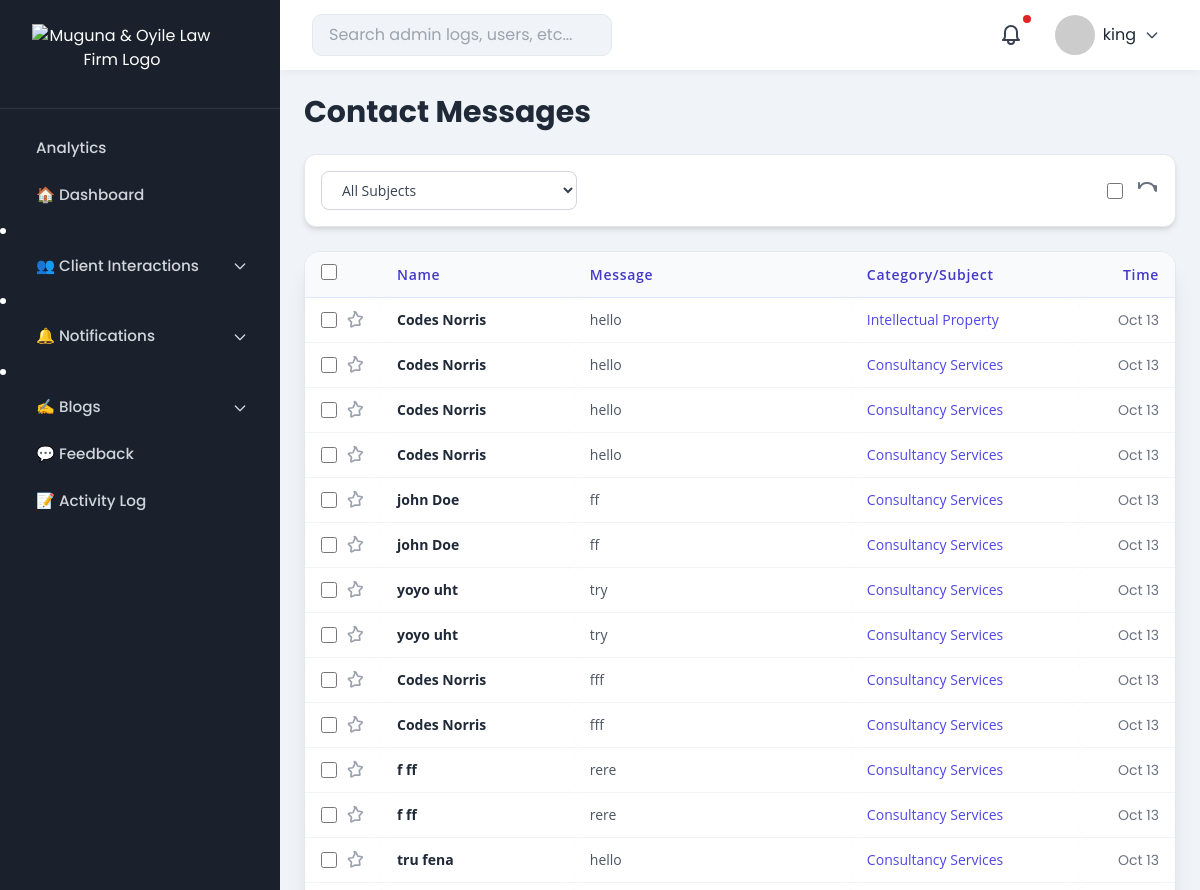
Before: /admin-dashboard/contacts/ (signed in, upper part) with the older database file.
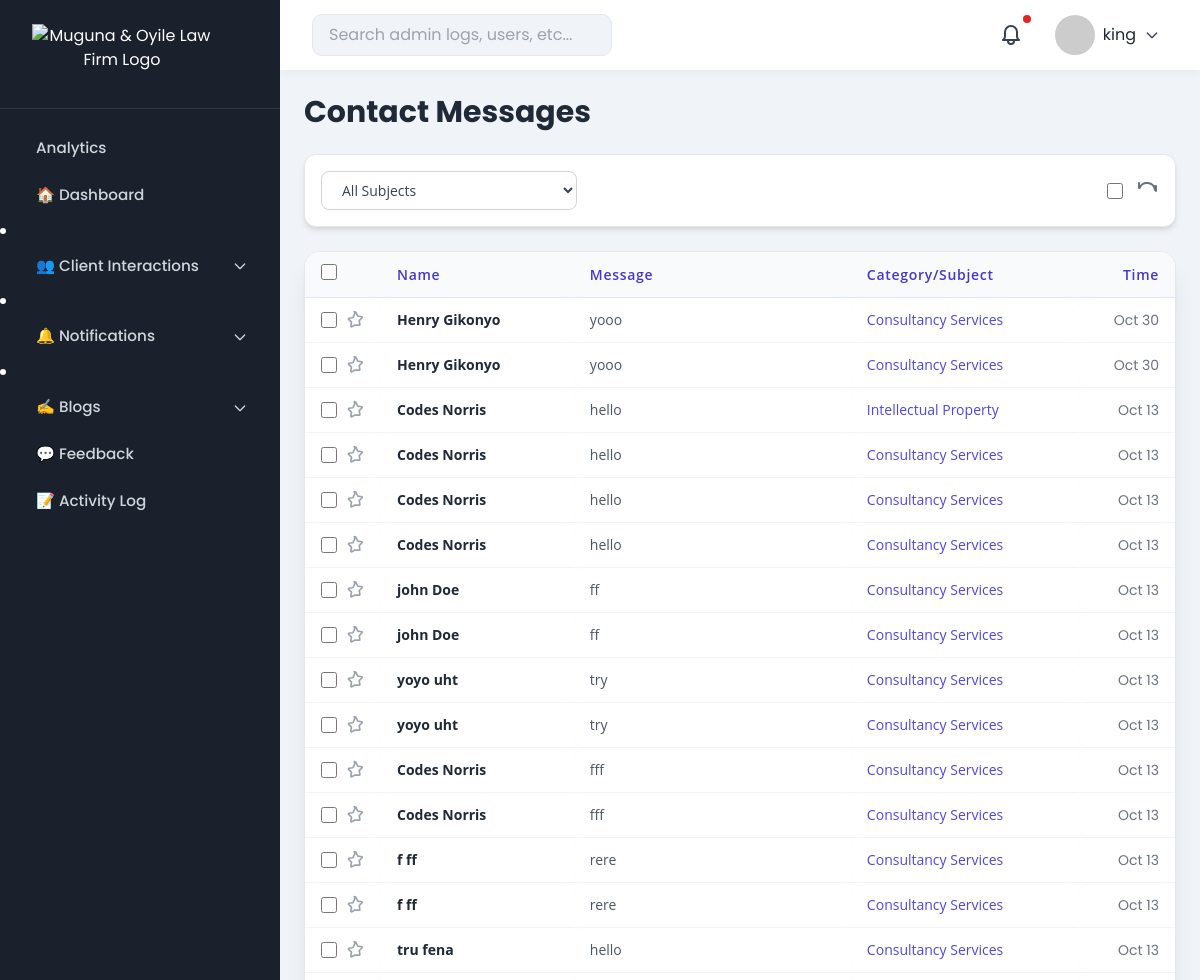
After: the same page with the newer database file.
### advocates/models.py (models this page shows, shortened)
class ContactMessage(models.Model):
    first_name = models.CharField(max_length=50)
    last_name = models.CharField(max_length=50)
    email = models.EmailField()
    phone_number = models.CharField(max_length=20)
    subject = models.CharField(max_length=50, choices=LEGAL_SERVICES)
    message = models.TextField()
    created_at = models.DateTimeField(auto_now_add=True)
    is_read = models.BooleanField(default=False)
    is_red_flag = models.BooleanField(default=False)
    reminder_sent = models.BooleanField(default=False)
    class Meta:
        ordering = ["-created_at"]

### advocates/admin_views.py (the view)
# urls.py: path('admin-dashboard/contacts/', admin_views.contacts_list, name='admin_dashboard_contacts'),
@login_required
@user_passes_test(admin_required)
def contacts_list(request):
    contacts = ContactMessage.objects.all().order_by('-created_at')
    calls = ScheduledCall.objects.all().order_by('-created_at')
    return render(request, "admin_dashboard/contacts_list.html", {
        "contacts": contacts,
        "calls": calls,
    })

### advocates/admin_views.py (called while the page is built)
def admin_required(user):
    return user.is_staff or user.is_superuser

### advocates/context_processors.py (called while the page is built)
def admin_context(request):
    if request.user.is_authenticated:
        red_flags = ContactMessage.objects.filter(is_red_flag=True).count()
        unread_messages = ContactMessage.objects.filter(is_read=False).count()
        unread_calls = ScheduledCall.objects.filter(is_read=False).count()
        total_notifications = unread_messages + unread_calls
        return {
            "admin_name": request.user.get_full_name() or request.user.username,
            "red_flag_count": red_flags,
            "total_notifications": total_notifications,
        }
    return {}

### advocates/templates/admin_dashboard/contacts_list.html (shortened to what this page needs)
{% extends "admin_dashboard/base_admin.html" %}
{% load static %}
{% block dashboard_content %}
<div class="p-4 sm:p-6">
    <h1 class="text-2xl sm:text-3xl font-bold mb-6 text-gray-800 font-header">Contact Messages</h1>
    <div class="mb-6 flex flex-col sm:flex-row sm:items-center sm:justify-between bg-white p-4 rounded-xl shadow-md border border-gray-200">
        <div class="relative w-full sm:w-64 mb-4 sm:mb-0">
            <select id="subjectFilter" class="w-full border border-gray-300 rounded-lg px-4 py-2 text-sm text-gray-700 focus:ring-indigo-500 focus:border-indigo-500 bg-white font-content">
                <option value="">All Subjects</option>
            </select>
        </div>
        <div class="flex items-center space-x-3">
            <input type="checkbox" id="selectAll" class="h-4 w-4 text-indigo-600 border-gray-300 rounded focus:ring-indigo-500">
            <button class="text-gray-500 hover:text-indigo-600 transition-colors" title="Refresh" onclick="window.location.reload()">
                <svg class="w-6 h-6" fill="none" stroke="currentColor" viewBox="0 0 24 24" xmlns="http://www.w3.org/2000/svg">
                    <path stroke-linecap="round" stroke-linejoin="round" stroke-width="2" d="M4 4v5h.582m15.356 2A8.001 8.001 0 004.582 9m15.356-2H21v5"></path>
                </svg>
            </button>
        </div>
    </div>
    <div class="overflow-x-auto border border-gray-200 rounded-2xl shadow-2xl bg-white">
        <table class="min-w-[800px] w-full table-auto border-collapse">
            <thead class="bg-indigo-50 top-0 z-10 border-b border-indigo-100">
                <tr>
                    <th class="px-4 py-3 text-left font-semibold text-indigo-700 tracking-wider text-sm font-content w-12 sm:w-16">
                        <input type="checkbox" id="selectAll" class="h-4 w-4 text-indigo-600 border-gray-300 rounded focus:ring-indigo-500">
                    </th>
                    <th class="px-4 py-3 text-left font-semibold text-indigo-700 tracking-wider text-sm font-content">Name</th>
                    <th class="px-4 py-3 text-left font-semibold text-indigo-700 tracking-wider text-sm font-content">Message</th>
                    <th class="px-4 py-3 text-left font-semibold text-indigo-700 tracking-wider text-sm font-content">Category/Subject</th>
                    <th class="px-4 py-3 text-right font-semibold text-indigo-700 tracking-wider text-sm font-content w-20 sm:w-24">Time</th>
                </tr>
            </thead>
            <tbody class="divide-y divide-gray-100">
                {% for contact in contacts %}
                <tr class="message-row hover:bg-indigo-50/30 transition-colors duration-150 {% if not contact.is_read %}bg-blue-50{% endif %}"
                    data-message-id="{{ contact.id }}"
                    data-email="{{ contact.email }}"
                    data-phone="{{ contact.phone_number }}"
                    data-subject="{{ contact.get_subject_display }}"
                    data-message="{{ contact.message|escapejs }}">
                    <td class="px-4 py-3 text-center">
                        <div class="flex items-center space-x-2">
                            <input type="checkbox" class="h-4 w-4 text-indigo-600 border-gray-300 rounded focus:ring-indigo-500 message-checkbox">
                            <svg class="w-5 h-5 {% if contact.is_starred %}text-yellow-500{% else %}text-gray-400 hover:text-yellow-500{% endif %} transition-colors star-icon" fill="{% if contact.is_starred %}currentColor{% else %}none{% endif %}" stroke="currentColor" viewBox="0 0 24 24" xmlns="http://www.w3.org/2000/svg">
                                <path stroke-linecap="round" stroke-linejoin="round" stroke-width="2" d="M11.049 2.152A.75.75 0 0112 2.25c.54 0 1.059.324 1.309.854l1.83 3.868a.75.75 0 00.56.439l4.385.637a.75.75 0 01.417 1.27l-3.17 3.093a.75.75 0 00-.215.688l.75 4.363a.75.75 0 01-1.082.784L12 18.017l-3.921 2.067a.75.75 0 01-1.082-.784l.75-4.363a.75.75 0 00-.215-.688l-3.17-3.093a.75.75 0 01.417-1.27l4.385-.637a.75.75 0 00.56-.439l1.83-3.868a.75.75 0 01.309-.854z"></path>
                            </svg>
                        </div>
                    </td>
                    <td class="px-4 py-3 text-sm font-semibold text-gray-800 font-content {% if not contact.is_read %}font-bold{% endif %}">{{ contact.first_name }} {{ contact.last_name }}</td>
                    <td class="px-4 py-3 text-sm text-gray-600 font-content">{{ contact.message|truncatechars:30 }}</td>
                    <td class="px-4 py-3 text-sm font-medium text-indigo-600 font-content">{{ contact.get_subject_display }}</td>
                    <td class="px-4 py-3 text-sm text-gray-500 text-right relative">
                        <div class="date-column transition-opacity duration-150">
                            {{ contact.created_at|date:"M d" }}
                        </div>
                    </td>
                </tr>
                {% empty %}
                <tr>
                    <td colspan="5" class="px-4 py-10 text-center text-gray-500 font-content">
                        No messages yet.
                    </td>
                </tr>
                {% endfor %}
            </tbody>
        </table>
    </div>
</div>
{% endblock %}

### advocates/templates/admin_dashboard/base_admin.html (shortened to what this page needs)
{% load static %}
<!DOCTYPE html>
<html lang="en">
<head>
<link href="https://cdn.jsdelivr.net/npm/tailwindcss@2.2.19/dist/tailwind.min.css" rel="stylesheet">
</head>
<body>
<div class="dashboard">
<div class="sidebar" id="sidebar">
    <div class="logo-container">
        <a href="{% url 'home' %}" aria-label="Muguna & Oyile Home">
            <img src="{% static 'images/admin_logo.png' %}"
                 alt="Muguna & Oyile Law Firm Logo"
                 width="180"
                 height="60"
                 loading="eager">
        </a>
    </div>
    <nav>
        <a href="{% url 'analytics_dashboard' %}" class="{% if request.resolver_match.url_name == 'analytics_dashboard' %}active{% endif %} px-4 py-2 text-gray-300 hover:bg-gray-800 rounded">Analytics</a>
        <a href="{% url 'admin_dashboard_home' %}" class="{% if request.resolver_match.url_name == 'admin_dashboard_home' %}active{% endif %}">🏠 Dashboard</a>
        <li x-data="{ open: false }" class="relative">
            <button @click="open = !open" class="w-full flex items-center justify-between px-4 py-2 hover:bg-gray-800 rounded text-gray-300 font-medium focus:outline-none">
                <span class="flex items-center gap-2">👥 Client Interactions</span>
                <svg :class="{ 'rotate-180': open }" class="w-4 h-4 text-gray-300 transition-transform duration-200" fill="none" stroke="currentColor" viewBox="0 0 24 24">
                    <path stroke-linecap="round" stroke-linejoin="round" stroke-width="2" d="M19 9l-7 7-7-7"/>
                </svg>
            </button>
        </li>
        <li x-data="{ open: false }" class="relative">
            <button @click="open = !open" class="w-full flex items-center justify-between px-4 py-2 hover:bg-gray-800 rounded text-gray-300 font-medium focus:outline-none">
                <span class="flex items-center gap-2">🔔 Notifications</span>
                <svg :class="{ 'rotate-180': open }" class="w-4 h-4 text-gray-300 transition-transform duration-200" fill="none" stroke="currentColor" viewBox="0 0 24 24">
                    <path stroke-linecap="round" stroke-linejoin="round" stroke-width="2" d="M19 9l-7 7-7-7"/>
                </svg>
            </button>
        </li>
        <li x-data="{ open: false }" class="relative">
    <button @click="open = !open" class="w-full flex items-center justify-between px-4 py-2 hover:bg-gray-800 rounded text-gray-300 font-medium focus:outline-none">
        <span class="flex items-center gap-2">✍️ Blogs</span>
        <svg :class="{ 'rotate-180': open }" class="w-4 h-4 text-gray-300 transition-transform duration-200" fill="none" stroke="currentColor" viewBox="0 0 24 24">
            <path stroke-linecap="round" stroke-linejoin="round" stroke-width="2" d="M19 9l-7 7-7-7"/>
        </svg>
    </button>
</li>
        <a href="{% url 'feedback_page' %}" class="{% if request.resolver_match.url_name == 'feedback_page' %}active{% endif %} px-4 py-2 text-gray-300 hover:bg-gray-800 rounded">💬 Feedback</a>
        <a href="{% url 'admin_dashboard_activity' %}" class="{% if request.resolver_match.url_name == 'admin_dashboard_activity' %}active{% endif %} px-4 py-2 text-gray-300 hover:bg-gray-800 rounded">📝 Activity Log</a>
    </nav>
</div>
    <div class="main">
        <div class="topbar">
            <div style="display:flex;align-items:center;gap:1rem;">
                <input type="text" placeholder="Search admin logs, users, etc...">
            </div>
            <div class="flex items-center gap-4">
                <div class="relative inline-block">
                    <button id="notificationBell" class="relative p-2 rounded-full hover:bg-gray-200 focus:outline-none">
                        <span id="notificationDot" class="hidden absolute top-0 right-0 block h-2 w-2 rounded-full bg-red-600"></span>
                    </button>
                </div>
                <div class="relative">
                    <button id="profileButton" class="flex items-center gap-2 p-2 rounded hover:bg-gray-200 focus:outline-none">
                        <img src="https://i.pravatar.cc/40?img=1" alt="Profile" class="avatar">
                        <span>{{ admin_name|default:"Admin User" }}</span>
                        <svg class="w-4 h-4 text-gray-700" xmlns="http://www.w3.org/2000/svg" fill="none" viewBox="0 0 24 24" stroke="currentColor">
                            <path stroke-linecap="round" stroke-linejoin="round" stroke-width="2" d="M19 9l-7 7-7-7" />
                        </svg>
                    </button>
                </div>
            </div>
        </div>
        <div class="content">
            {% block dashboard_content %}{% endblock dashboard_content %}
        </div>
    </div>
</div>
</body>
</html>

### advocates/templates/admin_dashboard/base_admin.html (style rules this page uses)
body, input, select, textarea { font-family: 'Poppins', sans-serif; margin:0; background:#f0f3f7; color:#1f2937; }
.dashboard { display:flex;height:100vh;overflow:hidden;transition:0.3s; }
.sidebar { width:280px;background:#1a202c;color:#fff;display:flex;flex-direction:column;transition:0.3s ease-in-out;z-index:20; }
.sidebar .logo-container { padding:1.5rem 2rem;border-bottom:1px solid rgba(255,255,255,0.1);text-align:center; }
.sidebar nav { padding:1rem 0; }
.sidebar nav a, .sidebar nav button { padding:0.75rem 2rem;display:flex;align-items:center;gap:0.75rem;color:#d1d5db;text-decoration:none;font-size:0.95rem;font-weight:500;transition:0.2s ease-in-out;border-left:4px solid transparent; }
.sidebar nav li button.w-full { font-size:0.95rem;font-weight:500; }
.main { flex:1;overflow-y:auto;padding-bottom:2rem;transition:0.3s; }
.topbar { height:70px;background:#fff;display:flex;justify-content:space-between;align-items:center;padding:0 2rem;box-shadow:0 2px 8px rgba(0,0,0,0.05);position:sticky;top:0;z-index:10; }
.topbar input { padding:0.5rem 1rem;border-radius:10px;border:1px solid #e5e7eb;width:300px; }
table { width:100%;border-collapse:separate;border-spacing:0 0.75rem; }
th,td { text-align:left;padding:0.75rem; }
th { color:#6b7280;font-weight:600; }
tr { background:#f9fafb;border-radius:10px; }
tr td { background:#fff;padding:0.75rem;border-radius:10px; }
.avatar { width:40px;height:40px;border-radius:50%;object-fit:cover; }

### advocates/templates/admin_dashboard/contacts_list.html (style rules this page uses)
:root { --font-header: 'Poppins', serif; --font-content: 'Open Sans', sans-serif; }
.font-header { font-family: var(--font-header); }
.font-content { font-family: var(--font-content); }
.rounded-2xl { border-radius: 1rem; }
.shadow-2xl { box-shadow: 0 20px 25px -5px rgba(0,0,0,0.1), 0 8px 10px -6px rgba(0,0,0,0.1); }

Changed rows visible on the page:
added ContactMessage: first_name "Henry", last_name "Gikonyo", message "yooo", subject "Consultancy Services", created_at "Oct 30"
added ContactMessage: first_name "Henry", last_name "Gikonyo", message "yooo", subject "Consultancy Services", created_at "Oct 30"
